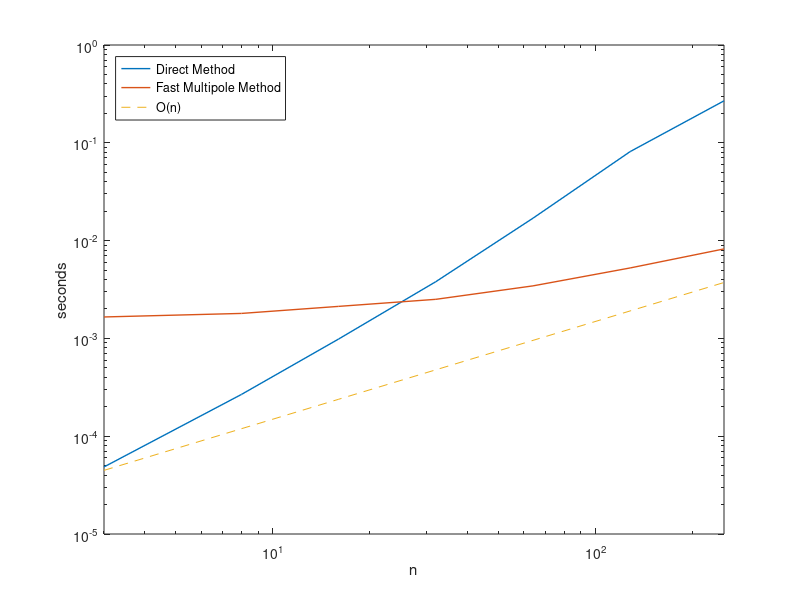

Write the MATLAB code that produced this figure. (Note: this script raises an error after producing the figure.)
% This is to plot the timings of a few runs

% number of time steps was kept to a constant 100
% (as scaling this purely multiplies the total timing)

% number of bodies = n

n_values = [3, 8, 16, 32, 64, 128, 250];

% FMM_timings = [0.001708, 0.001853, 0.005668, 0.038911];
% Direct_timings = [0.000044, 0.000405, 0.056310, 4.320246];

% Each test run three times, with the slowest result excluded (to account
% for runtime variation) each of the three tests used random initial values
% (except for the tests with three bodies, they used the orbits seen in the
% plot)

% 3
FMM(1) = (0.001677 + 0.001636)/2;
Direct(1) = (0.000053 + 0.000044)/2;

% 8
FMM(2) = (0.001794 + 0.001807)/2;
Direct(2) = (0.000268 + 0.000267)/2;

% 16
FMM(3) = (0.002207 + 0.002044)/2;
Direct(3) = (0.000981 + 0.000991)/2;

% 32
FMM(4) = (0.002506 + 0.002513)/2;
Direct(4) = (0.003760 + 0.003844)/2;

% 64
FMM(5) = (0.003566 + 0.003323)/2;
Direct(5) = (0.017362 + 0.016532)/2;

% 128
FMM(6) = (0.005106 + 0.005400)/2;
Direct(6) = (0.089844 + 0.072732)/2;

% 250
FMM(7) = (0.008152 + 0.008291)/2;
Direct(7) = (0.261498 + 0.275600)/2;

slope = (FMM(7) - FMM(6))/ (n_values(7) - n_values(6) + 77);

linear_line = n_values*slope;
loglog(n_values, Direct, "LineWidth", 1.0)
hold on
loglog(n_values, FMM, "LineWidth", 1.0)
loglog(n_values, linear_line, "--", "LineWidth", 0.5)
hold off

xlabel("n")
ylabel("seconds")
xlim([min(n_values), max(n_values)])
lgnd = legend("Direct Method", "Fast Multipole Method", "O(n)", "location", "northwest");
fontsize(12, 'points')
print -depsc scaling_figure.eps